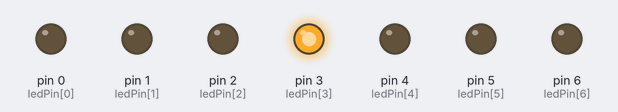
This sketch was run on a simulated Arduino Uno, built with avr-gcc and run on an emulated ATmega328P. Parts: output pins drawn as LEDs (lit = HIGH).

Above: at 0.2 s.
At 1.7 s:
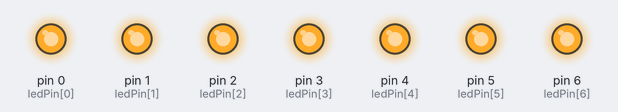
Timing chart, 0 to 3.0 s (numbered marks = the images above):
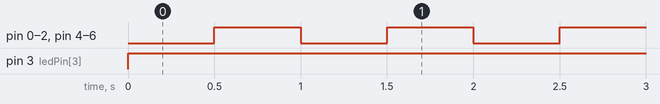

The sketch:

bai8.ino
```cpp
int ledPin[7]={0,1,2,3,4,5,6};
int chu_A[7]={LOW,LOW,LOW,HIGH,LOW,LOW,LOW};
void setup() {
for(int i=0;i<7;i++)
pinMode(ledPin[i], OUTPUT);}
void loop() {
for(int i=0;i<7;i++){
digitalWrite(ledPin[i], chu_A[i]);}
delay(500);
for(int i=0;i<7;i++){
digitalWrite(ledPin[i], HIGH);}
delay(500);
}
```

Measured:
- by itself, pin 3 (ledPin[3]): LOW → HIGH at 0.00 s
- by itself, pin 0 (ledPin[0]), pin 1 (ledPin[1]), pin 2 (ledPin[2]), pin 4 (ledPin[4]), pin 5 (ledPin[5]), pin 6 (ledPin[6]): alternates HIGH for 0.50 s and LOW for 0.50 s
